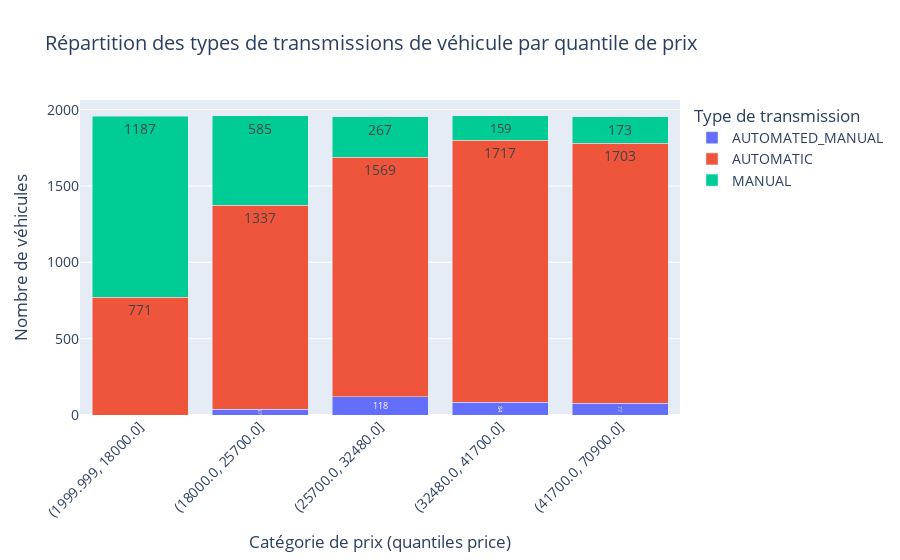

Notebook code for this chart:
### Code cell
import pandas as pd
import plotly.express as px
import plotly.offline as pyo
import numpy as np

# Activation du mode notebook (important pour VS Code)
pyo.init_notebook_mode(connected=True)

# Chargement du fichier CSV
df = pd.read_csv("voiture.csv")

print(len(df))

df.head()

# Data cleaning

df.columns = df.columns.str.lower().str.replace(" ", "_")
df.rename(columns={
    'engine_fuel_type': 'fuel_type',
    'engine_hp': 'hp',
    'engine_cylinders': 'cylinders',
    'transmission_type': 'transmission',
    'driven_wheels': 'drive',
    'number_of_doors': 'doors',
    'market_category': 'market',
    'vehicle_size': 'size',
    'vehicle_style': 'style',
    'msrp': 'price'
}, inplace=True)

print('Number of duplicates are:', df.duplicated().sum())
df = df.drop_duplicates()

print('Number of missing values in each column:')
print(df.isnull().sum())

df.drop('market', axis=1, inplace=True)

# Handle missing values
df['fuel_type'] = df['fuel_type'].fillna('regular unleaded')
df['hp'] = df['hp'].fillna(0)
df['cylinders'] = df['cylinders'].fillna(0)
df['doors'] = df['doors'].fillna(df['doors'].mean())

# Remove rows with unknown transmission
df = df[df['transmission'] != 'UNKNOWN']

# Outlier removal
s1 = df.shape
clean = df[['hp', 'cylinders', 'highway_mpg', 'city_mpg', 'price']]
for col in clean.columns:
    q1 = df[col].quantile(0.25)
    q3 = df[col].quantile(0.75)
    iqr = q3 - q1
    lower_bound = q1 - 1.5 * iqr
    upper_bound = q3 + 1.5 * iqr
    df = df[(df[col] >= lower_bound) & (df[col] <= upper_bound)]
s2 = df.shape
outliers_removed = s1[0] - s2[0]
print("Deleted outliers are:", outliers_removed)

print(len(df))  # Final dataset size after cleaning

# Nettoyage : colonnes nécessaires et valeurs manquantes
df_clean = df[['price', 'transmission']].dropna()

# Suppression des transmissions UNKNOWN
df_clean = df_clean[df_clean['transmission'] != 'UNKNOWN']

# Création de quantiles de prix
df_clean['price Quantile'] = pd.qcut(df_clean['price'], q=5)

# Conversion en string pour Plotly
df_clean['price Quantile'] = df_clean['price Quantile'].astype(str)

# Tri explicite des catégories dans l'ordre croissant
ordered_quantiles = sorted(df_clean['price Quantile'].unique(), key=lambda x: float(x.split(',')[0][1:]))
df_clean['price Quantile'] = pd.Categorical(df_clean['price Quantile'], categories=ordered_quantiles, ordered=True)

# Regroupement
grouped = df_clean.groupby(['price Quantile', 'transmission']).size().reset_index(name='Nombre de véhicules')

# Création du graphique
fig = px.bar(
    grouped,
    x='price Quantile',
    y='Nombre de véhicules',
    color='transmission',
    text='Nombre de véhicules',
    title="Répartition des types de transmissions de véhicule par quantile de prix",
    labels={'price Quantile': 'Catégorie de prix (quantiles price)'}
)

# Mise en forme
fig.update_layout(
    xaxis_tickangle=-45,
    barmode='stack',
    legend_title="Type de transmission",
    yaxis_title="Nombre de véhicules",
    font=dict(size=14)
)

fig.update_traces(textposition='inside')

# Affichage dans le notebook
pyo.iplot(fig)

### Figure 1 — Plotly figure (JSON) as saved in the notebook; plotly's stock layout.template omitted (floating-point values rounded to 4 significant figures)
{"data": [{"hovertemplate": "transmission=AUTOMATED_MANUAL<br>Catégorie de prix (quantiles price)=%{x}<br>Nombre de véhicules=%{text}<extra></extra>", "legendgroup": "AUTOMATED_MANUAL", "marker": {"color": "#636efa", "pattern": {"shape": ""}}, "name": "AUTOMATED_MANUAL", "orientation": "v", "showlegend": true, "text": [0.0, 37.0, 118.0, 84.0, 77.0], "textposition": "inside", "type": "bar", "x": ["(1999.999, 18000.0]", "(18000.0, 25700.0]", "(25700.0, 32480.0]", "(32480.0, 41700.0]", "(41700.0, 70900.0]"], "xaxis": "x", "y": [0, 37, 118, 84, 77], "yaxis": "y"}, {"hovertemplate": "transmission=AUTOMATIC<br>Catégorie de prix (quantiles price)=%{x}<br>Nombre de véhicules=%{text}<extra></extra>", "legendgroup": "AUTOMATIC", "marker": {"color": "#EF553B", "pattern": {"shape": ""}}, "name": "AUTOMATIC", "orientation": "v", "showlegend": true, "text": [771.0, 1337.0, 1569.0, 1717.0, 1703.0], "textposition": "inside", "type": "bar", "x": ["(1999.999, 18000.0]", "(18000.0, 25700.0]", "(25700.0, 32480.0]", "(32480.0, 41700.0]", "(41700.0, 70900.0]"], "xaxis": "x", "y": [771, 1337, 1569, 1717, 1703], "yaxis": "y"}, {"hovertemplate": "transmission=MANUAL<br>Catégorie de prix (quantiles price)=%{x}<br>Nombre de véhicules=%{text}<extra></extra>", "legendgroup": "MANUAL", "marker": {"color": "#00cc96", "pattern": {"shape": ""}}, "name": "MANUAL", "orientation": "v", "showlegend": true, "text": [1187.0, 585.0, 267.0, 159.0, 173.0], "textposition": "inside", "type": "bar", "x": ["(1999.999, 18000.0]", "(18000.0, 25700.0]", "(25700.0, 32480.0]", "(32480.0, 41700.0]", "(41700.0, 70900.0]"], "xaxis": "x", "y": [1187, 585, 267, 159, 173], "yaxis": "y"}], "layout": {"barmode": "stack", "font": {"size": 14}, "legend": {"title": {"text": "Type de transmission"}, "tracegroupgap": 0}, "title": {"text": "Répartition des types de transmissions de véhicule par quantile de prix"}, "xaxis": {"anchor": "y", "domain": [0, 1], "tickangle": -45, "title": {"text": "Catégorie de prix (quantiles price)"}}, "yaxis": {"anchor": "x", "domain": [0, 1], "title": {"text": "Nombre de véhicules"}}}}
